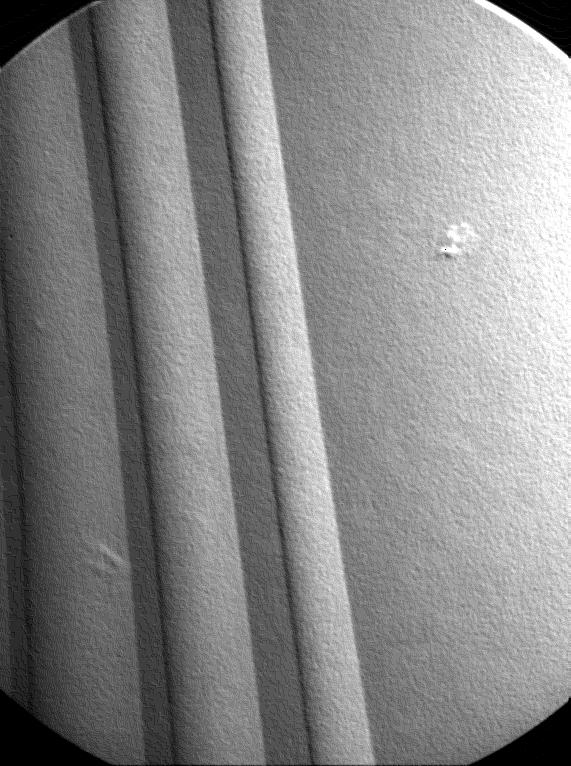
%> input picture S7-Segmentation/Patt1.jpg, 571 x 766 px
$ octave FindIsolatedPoints.m   (GNU Octave 9; MATLAB toolbox functions it lacks are replaced by stand-ins)
%> lines starting %> are read from the running program, lines starting %| are printed output that depends on the picture
clear all
close all
clc

f = imread('Patt1.jpg');
%> f is the input picture: size 766x571 uint8; min 0, max 255, mean 134.3
imshow(f)

mask = [-1 -1 -1; -1 8 -1; -1 -1 -1];
R = abs(imfilter(f,mask));
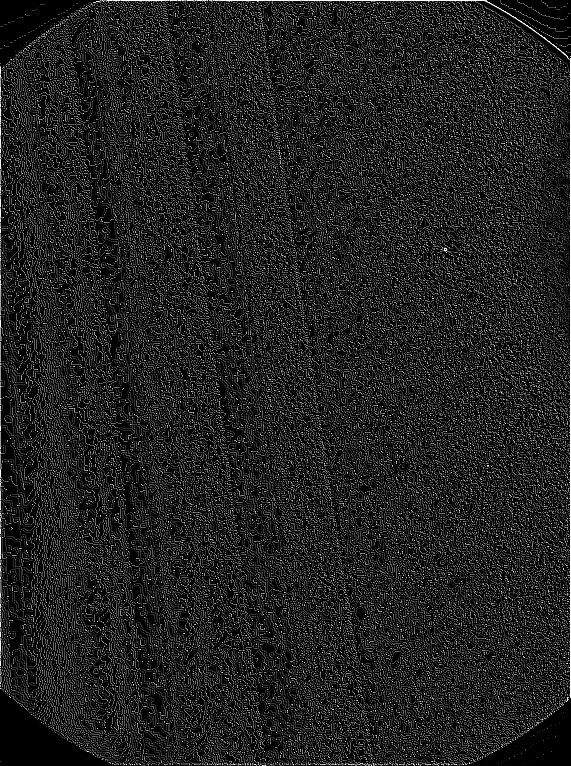
%> R: size 766x571 uint8; min 0, max 255, mean 32
imshow(R)

for T = .1: .1: .8;
	U=R>=T;
	imshow(U);
	pause(.2)
end
%> this loop made 8 passes
%> pass 1, `U=R>=T;`:
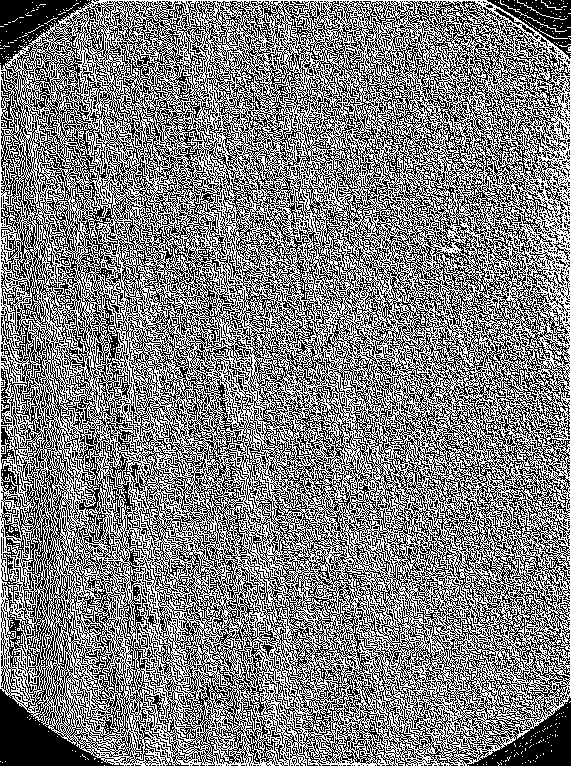
%> U: size 766x571 logical; 49.7% white in thin lines or dots

T = max(R(:));
%> T = 255
U = R>=T;
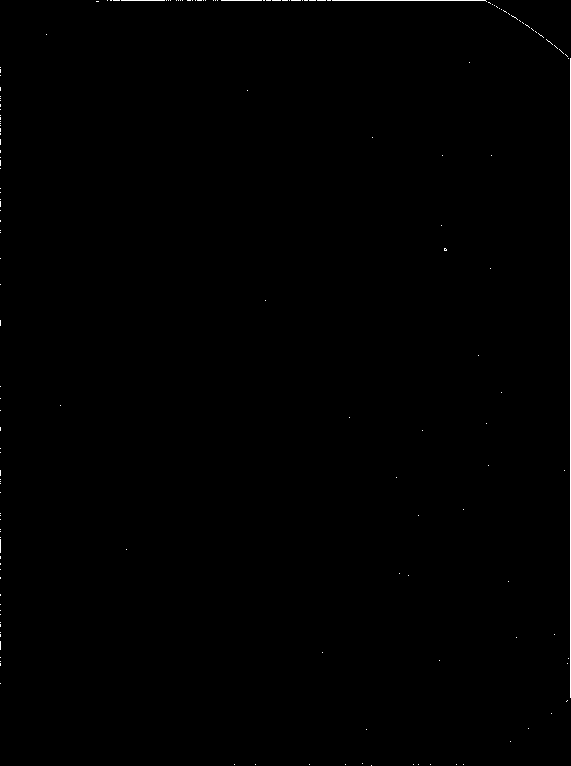
%> U: size 766x571 logical; 0.28% white in thin lines or dots
figure, imshow(U);

$ run again, with S7-Segmentation/Patt2.jpg copied over S7-Segmentation/Patt1.jpg
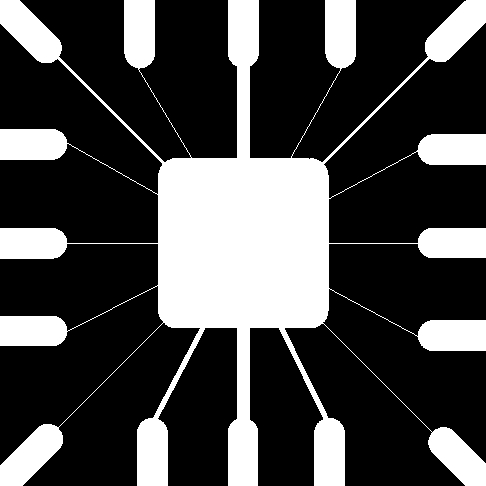
%> input picture S7-Segmentation/Patt2.jpg, 486 x 486 px
%> f is the input picture: size 486x486 uint8; min 0, max 255, mean 71.5
%> `R = abs(imfilter(f,mask));`:
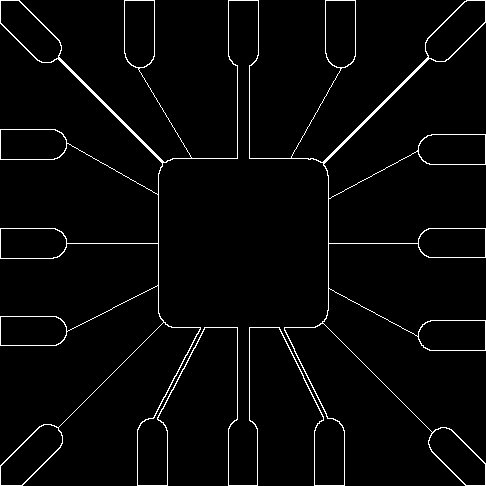
%> R: size 486x486 uint8; min 0, max 255, mean 7.1
%> the loop `for T = .1: .1: .8;` made 8 passes
%> pass 1, `U=R>=T;`:
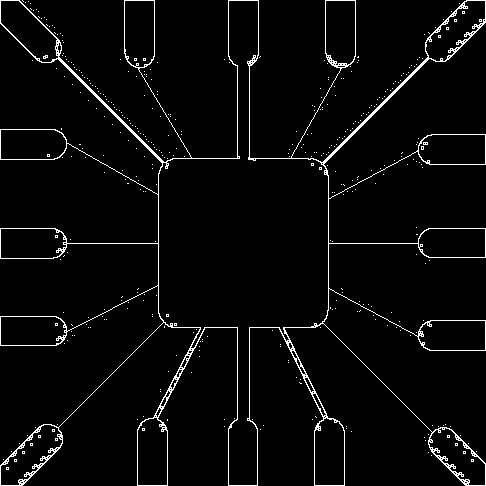
%> U: size 486x486 logical; 3.6% white in thin lines or dots
%> T = 255
